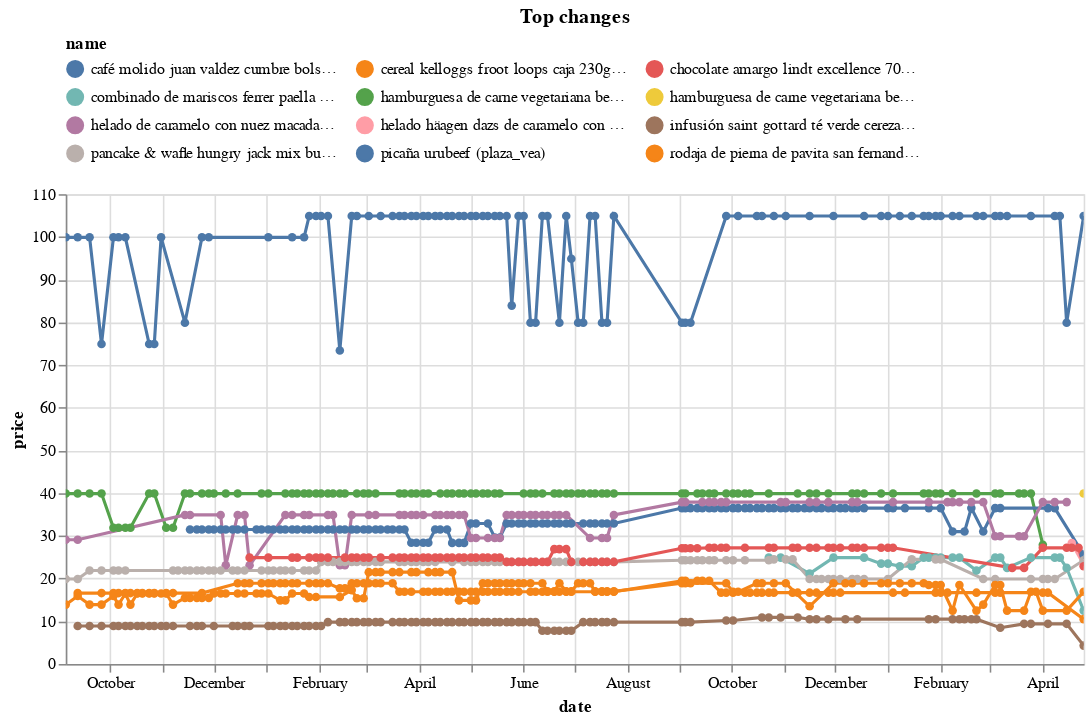

Write notebook code for a chart like this one.
### Code cell
top_changes_abs.head(10).pipe(plot_changes, 'Top changes')

### Figure 1 — Vega-Lite specification as saved in the notebook (floating-point values rounded to 4 significant figures; data arrays with more than 128 entries replaced by an {"elided": "..."} marker saying what was removed)
{"config": {"view": {"continuousWidth": 300, "continuousHeight": 300}, "legend": {"columns": 3, "orient": "top"}}, "data": {"name": "data-be781f76ba368f58932d9cce3c1ffea5"}, "mark": {"type": "line", "point": true}, "encoding": {"color": {"field": "name", "scale": {"domain": ["café molido juan valdez cumbre bolsa 250g (plaza_vea)", "cereal kelloggs froot loops caja 230gr (plaza_vea)", "chocolate amargo lindt excellence 70% cocoa caja 100g (plaza_vea)", "combinado de mariscos ferrer paella mix bandeja 500g (plaza_vea)", "hamburguesa de carne vegetariana beyond meat 100% proteína de plantas bandeja 226g (plaza_vea)", "hamburguesa de carne vegetariana beyond meat 100% proteína de plantas bandeja 227g (plaza_vea)", "helado de caramelo con nuez macadamia häagen-dazs pote 473ml (plaza_vea)", "helado häagen dazs de caramelo con nuez macadamia pote 473ml (plaza_vea)", "infusión saint gottard té verde cereza frambuesa caja 20un (plaza_vea)", "pancake & wafle hungry jack mix but caja 907g (plaza_vea)", "picaña urubeef (plaza_vea)", "rodaja de pierna de pavita san fernando congelado (plaza_vea)"]}, "type": "nominal"}, "tooltip": [{"field": "name", "type": "nominal"}, {"field": "price", "type": "quantitative"}, {"field": "last_price", "type": "quantitative"}], "x": {"field": "date", "type": "temporal"}, "y": {"field": "price", "type": "quantitative"}}, "params": [{"name": "param_7", "select": {"type": "point", "fields": ["name"]}, "bind": "legend"}, {"name": "param_8", "select": {"type": "interval", "encodings": ["x", "y"]}, "bind": "scales"}], "title": "Top changes", "transform": [{"filter": {"param": "param_7"}}], "width": 650, "$schema": "https://vega.github.io/schema/vega-lite/v5.17.0.json", "datasets": {"data-be781f76ba368f58932d9cce3c1ffea5": {"elided": "919 records"}}}
